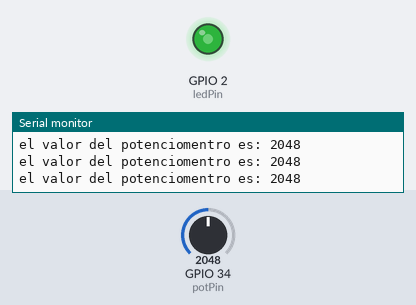
The sketch below on a simulated ESP32. Parts: output pins drawn as LEDs (lit = HIGH), the last lines printed to the serial monitor. The test bench sets the inputs (shaded band); at power-on: GPIO 34 (potPin) = 2048.

Above: at 1.2 s.
1.3 s: GPIO 34 (potPin) set to 2866
At 2.5 s:
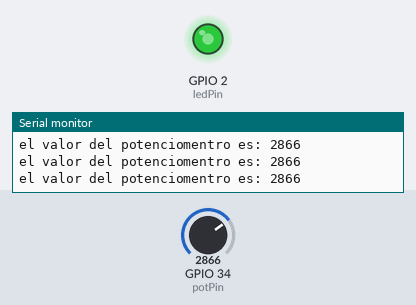
2.8 s: GPIO 34 (potPin) set to 3603
At 4.0 s:
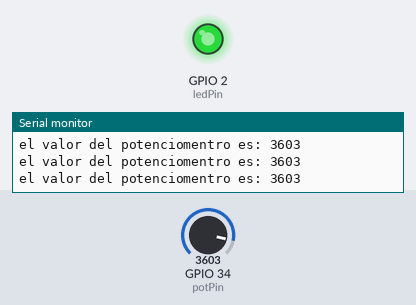
4.3 s: GPIO 34 (potPin) set to 491
At 5.5 s:
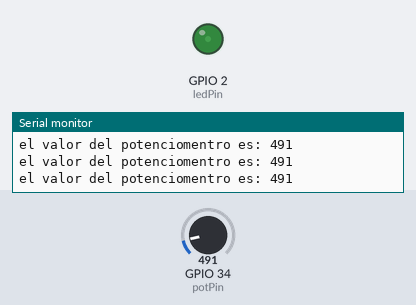
5.8 s: GPIO 34 (potPin) set to 0
At 6.2 s:
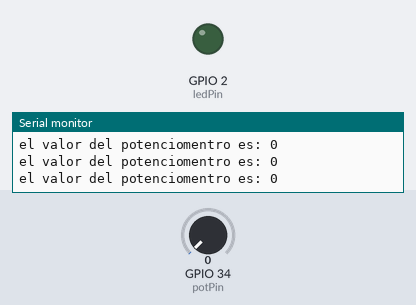
7.3 s: GPIO 34 (potPin) set to 2047
At 7.6 s:
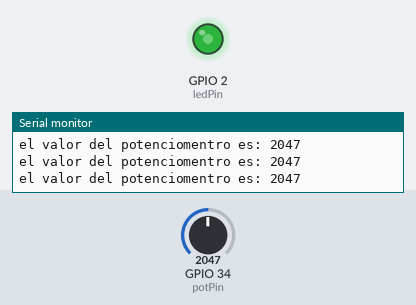
Timing chart, 0 to 9.8 s (numbered marks = the images above; inputs shaded):
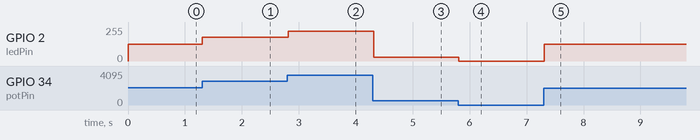

Measured:
- after the input at 1.3 s, GPIO 2 (ledPin): 127/255 → 177/255 at once
- after the input at 2.8 s, GPIO 2 (ledPin): 177/255 → 223/255 at once
- after the input at 4.3 s, GPIO 2 (ledPin): 223/255 → 30/255 at once
- after the input at 5.8 s, GPIO 2 (ledPin): 30/255 → 0/255 at once
- after the input at 7.3 s, GPIO 2 (ledPin): 0/255 → 127/255 at once

The sketch:

sketch.ino
```cpp
const int potPin = 34;
const int ledPin = 2;
const int pwmChannel = 0;

void setup() {
  ledcSetup(pwmChannel, 5000, 8); // Canal, Frecuencia (Hz), Resolución (8 bits)
  ledcAttachPin(ledPin, pwmChannel);
}

void loop() {
  // Leer el valor del potenciómetro (0-4095)
  int potValue = analogRead(potPin);
  Serial.print("el valor del potenciomentro es: ");
  Serial.println(potValue);

  // Mapear el valor del potenciómetro (0-4095) al rango de PWM (0-255)
  int pwmValue = map(potValue, 0, 4095, 0, 255);

  // Establecer el valor PWM del LED
  ledcWrite(pwmChannel, pwmValue);

  delay(20);
}
```
